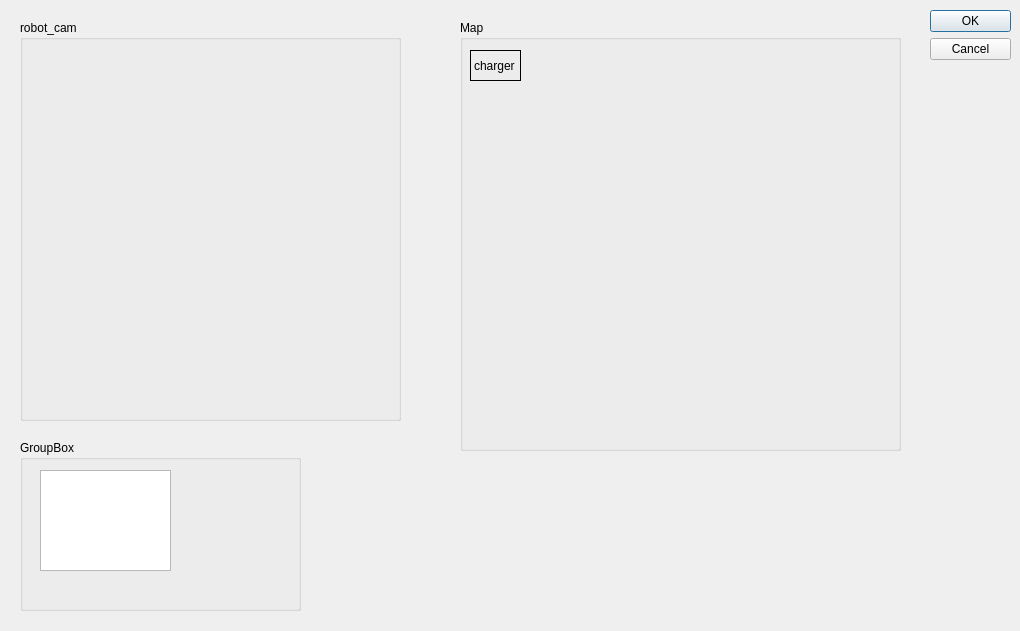
<?xml version="1.0" encoding="UTF-8"?>
<ui version="4.0">
 <class>Dialog</class>
 <widget class="QDialog" name="Dialog">
  <property name="geometry">
   <rect>
    <x>0</x>
    <y>0</y>
    <width>1020</width>
    <height>631</height>
   </rect>
  </property>
  <property name="windowTitle">
   <string>Dialog</string>
  </property>
  <widget class="QDialogButtonBox" name="buttonBox">
   <property name="geometry">
    <rect>
     <x>930</x>
     <y>10</y>
     <width>81</width>
     <height>241</height>
    </rect>
   </property>
   <property name="orientation">
    <enum>Qt::Vertical</enum>
   </property>
   <property name="standardButtons">
    <set>QDialogButtonBox::Cancel|QDialogButtonBox::Ok</set>
   </property>
  </widget>
  <widget class="QGroupBox" name="groupBox">
   <property name="geometry">
    <rect>
     <x>20</x>
     <y>440</y>
     <width>281</width>
     <height>171</height>
    </rect>
   </property>
   <property name="title">
    <string>GroupBox</string>
   </property>
   <widget class="QTableWidget" name="tableWidget">
    <property name="geometry">
     <rect>
      <x>20</x>
      <y>30</y>
      <width>131</width>
      <height>101</height>
     </rect>
    </property>
   </widget>
  </widget>
  <widget class="QGroupBox" name="Cam_groupBox2">
   <property name="geometry">
    <rect>
     <x>20</x>
     <y>20</y>
     <width>381</width>
     <height>401</height>
    </rect>
   </property>
   <property name="title">
    <string>robot_cam</string>
   </property>
   <widget class="QLabel" name="cam_label">
    <property name="geometry">
     <rect>
      <x>10</x>
      <y>30</y>
      <width>360</width>
      <height>360</height>
     </rect>
    </property>
    <property name="text">
     <string/>
    </property>
   </widget>
  </widget>
  <widget class="QGroupBox" name="Map_groupBox1">
   <property name="geometry">
    <rect>
     <x>460</x>
     <y>20</y>
     <width>441</width>
     <height>431</height>
    </rect>
   </property>
   <property name="title">
    <string>Map</string>
   </property>
   <widget class="QLabel" name="map">
    <property name="geometry">
     <rect>
      <x>10</x>
      <y>30</y>
      <width>421</width>
      <height>386</height>
     </rect>
    </property>
    <property name="text">
     <string/>
    </property>
   </widget>
   <widget class="QLineEdit" name="lineEdit">
    <property name="geometry">
     <rect>
      <x>10</x>
      <y>30</y>
      <width>51</width>
      <height>31</height>
     </rect>
    </property>
    <property name="styleSheet">
     <string notr="true">background: transparent;
border: 1px solid black;</string>
    </property>
    <property name="text">
     <string>charger</string>
    </property>
    <property name="alignment">
     <set>Qt::AlignCenter</set>
    </property>
    <property name="clearButtonEnabled">
     <bool>false</bool>
    </property>
   </widget>
  </widget>
 </widget>
 <resources/>
 <connections>
  <connection>
   <sender>buttonBox</sender>
   <signal>accepted()</signal>
   <receiver>Dialog</receiver>
   <slot>accept()</slot>
   <hints>
    <hint type="sourcelabel">
     <x>248</x>
     <y>254</y>
    </hint>
    <hint type="destinationlabel">
     <x>157</x>
     <y>274</y>
    </hint>
   </hints>
  </connection>
  <connection>
   <sender>buttonBox</sender>
   <signal>rejected()</signal>
   <receiver>Dialog</receiver>
   <slot>reject()</slot>
   <hints>
    <hint type="sourcelabel">
     <x>316</x>
     <y>260</y>
    </hint>
    <hint type="destinationlabel">
     <x>286</x>
     <y>274</y>
    </hint>
   </hints>
  </connection>
 </connections>
</ui>
